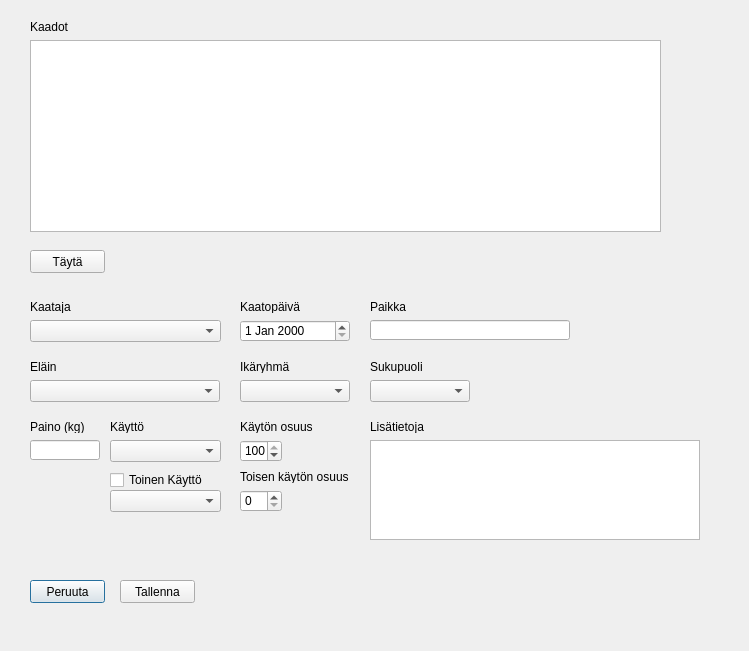
<?xml version="1.0" encoding="UTF-8"?>
<ui version="4.0">
 <class>Dialog</class>
 <widget class="QDialog" name="Dialog">
  <property name="geometry">
   <rect>
    <x>0</x>
    <y>0</y>
    <width>749</width>
    <height>651</height>
   </rect>
  </property>
  <property name="windowTitle">
   <string>Dialog</string>
  </property>
  <widget class="QTableWidget" name="editShotTableWidget">
   <property name="geometry">
    <rect>
     <x>30</x>
     <y>40</y>
     <width>631</width>
     <height>192</height>
    </rect>
   </property>
  </widget>
  <widget class="QPushButton" name="editShotSavePushButton">
   <property name="geometry">
    <rect>
     <x>120</x>
     <y>580</y>
     <width>75</width>
     <height>23</height>
    </rect>
   </property>
   <property name="text">
    <string>Tallenna</string>
   </property>
  </widget>
  <widget class="QPushButton" name="editShotCancelPushButton">
   <property name="geometry">
    <rect>
     <x>30</x>
     <y>580</y>
     <width>75</width>
     <height>23</height>
    </rect>
   </property>
   <property name="text">
    <string>Peruuta</string>
   </property>
   <property name="default">
    <bool>true</bool>
   </property>
  </widget>
  <widget class="QLabel" name="label">
   <property name="geometry">
    <rect>
     <x>30</x>
     <y>20</y>
     <width>60</width>
     <height>13</height>
    </rect>
   </property>
   <property name="text">
    <string>Kaadot</string>
   </property>
  </widget>
  <widget class="QPushButton" name="editShotPopulatePushButton">
   <property name="geometry">
    <rect>
     <x>30</x>
     <y>250</y>
     <width>75</width>
     <height>23</height>
    </rect>
   </property>
   <property name="text">
    <string>Täytä</string>
   </property>
  </widget>
  <widget class="QComboBox" name="editShotByComboBox">
   <property name="geometry">
    <rect>
     <x>30</x>
     <y>320</y>
     <width>191</width>
     <height>22</height>
    </rect>
   </property>
  </widget>
  <widget class="QComboBox" name="editShotAnimalComboBox">
   <property name="geometry">
    <rect>
     <x>30</x>
     <y>380</y>
     <width>190</width>
     <height>22</height>
    </rect>
   </property>
  </widget>
  <widget class="QComboBox" name="editShotAgeComboBox">
   <property name="geometry">
    <rect>
     <x>240</x>
     <y>380</y>
     <width>110</width>
     <height>22</height>
    </rect>
   </property>
  </widget>
  <widget class="QComboBox" name="editShotGenderComboBox">
   <property name="geometry">
    <rect>
     <x>370</x>
     <y>380</y>
     <width>100</width>
     <height>22</height>
    </rect>
   </property>
  </widget>
  <widget class="QDateEdit" name="editShotDateEdit">
   <property name="geometry">
    <rect>
     <x>240</x>
     <y>320</y>
     <width>110</width>
     <height>22</height>
    </rect>
   </property>
  </widget>
  <widget class="QLineEdit" name="editShotLocationLineEdit">
   <property name="geometry">
    <rect>
     <x>370</x>
     <y>320</y>
     <width>200</width>
     <height>20</height>
    </rect>
   </property>
  </widget>
  <widget class="QLineEdit" name="editShotWeightLineEdit">
   <property name="geometry">
    <rect>
     <x>30</x>
     <y>440</y>
     <width>70</width>
     <height>20</height>
    </rect>
   </property>
  </widget>
  <widget class="QPlainTextEdit" name="editShotAdditionalInfoPlainTextEdit">
   <property name="geometry">
    <rect>
     <x>370</x>
     <y>440</y>
     <width>330</width>
     <height>100</height>
    </rect>
   </property>
  </widget>
  <widget class="QLabel" name="label_2">
   <property name="geometry">
    <rect>
     <x>30</x>
     <y>300</y>
     <width>50</width>
     <height>13</height>
    </rect>
   </property>
   <property name="text">
    <string>Kaataja</string>
   </property>
  </widget>
  <widget class="QLabel" name="label_3">
   <property name="geometry">
    <rect>
     <x>240</x>
     <y>300</y>
     <width>80</width>
     <height>13</height>
    </rect>
   </property>
   <property name="text">
    <string>Kaatopäivä</string>
   </property>
  </widget>
  <widget class="QLabel" name="label_4">
   <property name="geometry">
    <rect>
     <x>370</x>
     <y>300</y>
     <width>47</width>
     <height>13</height>
    </rect>
   </property>
   <property name="text">
    <string>Paikka</string>
   </property>
  </widget>
  <widget class="QLabel" name="label_5">
   <property name="geometry">
    <rect>
     <x>30</x>
     <y>360</y>
     <width>47</width>
     <height>13</height>
    </rect>
   </property>
   <property name="text">
    <string>Eläin</string>
   </property>
  </widget>
  <widget class="QLabel" name="label_6">
   <property name="geometry">
    <rect>
     <x>240</x>
     <y>360</y>
     <width>90</width>
     <height>13</height>
    </rect>
   </property>
   <property name="text">
    <string>Ikäryhmä</string>
   </property>
  </widget>
  <widget class="QLabel" name="label_7">
   <property name="geometry">
    <rect>
     <x>370</x>
     <y>360</y>
     <width>100</width>
     <height>13</height>
    </rect>
   </property>
   <property name="text">
    <string>Sukupuoli</string>
   </property>
  </widget>
  <widget class="QLabel" name="label_8">
   <property name="geometry">
    <rect>
     <x>30</x>
     <y>420</y>
     <width>60</width>
     <height>13</height>
    </rect>
   </property>
   <property name="text">
    <string>Paino (kg)</string>
   </property>
  </widget>
  <widget class="QLabel" name="label_10">
   <property name="geometry">
    <rect>
     <x>370</x>
     <y>420</y>
     <width>80</width>
     <height>13</height>
    </rect>
   </property>
   <property name="text">
    <string>Lisätietoja</string>
   </property>
  </widget>
  <widget class="QLabel" name="shotByLabel_18">
   <property name="geometry">
    <rect>
     <x>110</x>
     <y>420</y>
     <width>47</width>
     <height>13</height>
    </rect>
   </property>
   <property name="text">
    <string>Käyttö</string>
   </property>
  </widget>
  <widget class="QComboBox" name="editShotUsage2ComboBox">
   <property name="geometry">
    <rect>
     <x>110</x>
     <y>490</y>
     <width>111</width>
     <height>22</height>
    </rect>
   </property>
  </widget>
  <widget class="QCheckBox" name="editShotUsage2CheckBox">
   <property name="geometry">
    <rect>
     <x>110</x>
     <y>470</y>
     <width>110</width>
     <height>20</height>
    </rect>
   </property>
   <property name="text">
    <string>Toinen Käyttö</string>
   </property>
  </widget>
  <widget class="QComboBox" name="editShotUsageComboBox">
   <property name="geometry">
    <rect>
     <x>110</x>
     <y>440</y>
     <width>111</width>
     <height>22</height>
    </rect>
   </property>
  </widget>
  <widget class="QSpinBox" name="editShotUsage2PortionSpinBox">
   <property name="geometry">
    <rect>
     <x>240</x>
     <y>490</y>
     <width>42</width>
     <height>22</height>
    </rect>
   </property>
   <property name="maximum">
    <number>100</number>
   </property>
   <property name="singleStep">
    <number>25</number>
   </property>
  </widget>
  <widget class="QLabel" name="shotByLabel_19">
   <property name="geometry">
    <rect>
     <x>240</x>
     <y>420</y>
     <width>80</width>
     <height>13</height>
    </rect>
   </property>
   <property name="text">
    <string>Käytön osuus</string>
   </property>
  </widget>
  <widget class="QLabel" name="shotByLabel_20">
   <property name="geometry">
    <rect>
     <x>240</x>
     <y>470</y>
     <width>120</width>
     <height>13</height>
    </rect>
   </property>
   <property name="text">
    <string>Toisen käytön osuus</string>
   </property>
  </widget>
  <widget class="QSpinBox" name="editShotUsagePortionSpinBox">
   <property name="geometry">
    <rect>
     <x>240</x>
     <y>440</y>
     <width>42</width>
     <height>22</height>
    </rect>
   </property>
   <property name="maximum">
    <number>100</number>
   </property>
   <property name="singleStep">
    <number>25</number>
   </property>
   <property name="value">
    <number>100</number>
   </property>
  </widget>
 </widget>
 <resources/>
 <connections/>
</ui>
